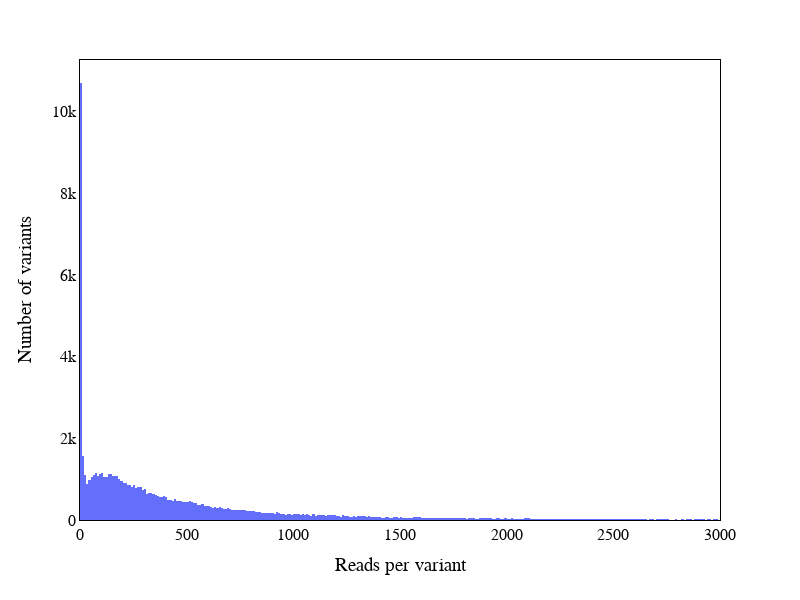

Here is the notebook cell this chart was saved with:
### Code cell
fig = px.histogram(mutation_flat, nbins=20000)
fig.update_xaxes(range = [0, 3000], title = 'Reads per variant',
                showline=True, linewidth=1, linecolor='black', mirror=True,
                 showgrid=False)
fig.update_yaxes(title = 'Number of variants',
                showline=True, linewidth=1, linecolor='black', mirror=True,
                showgrid=False)
fig.update_layout(
    paper_bgcolor='rgba(255,255,255,100)',
    plot_bgcolor='rgba(255,255,255,100)',
    autosize=False,
    width=800,
    height=600,
    font=dict(family="Arial",
                    size=16,
                    color="#020202"
                    ),
    showlegend=False
    )
fig.show()
fig.write_image(fig_folder+"FigS1_counts_per_variant_full.pdf", engine = 'kaleido')

### Figure 1 — Plotly figure (JSON) as saved in the notebook; plotly's stock layout.template omitted (floating-point values rounded to 4 significant figures; data arrays with more than 128 entries replaced by an {"elided": "..."} marker saying what was removed)
{"data": [{"alignmentgroup": "True", "bingroup": "x", "hovertemplate": "variable=0<br>value=%{x}<br>count=%{y}<extra></extra>", "legendgroup": "0", "marker": {"color": "#636efa"}, "name": "0", "nbinsx": 20000, "offsetgroup": "0", "orientation": "v", "showlegend": true, "type": "histogram", "x": {"elided": "74864 int values"}, "xaxis": "x", "yaxis": "y"}], "layout": {"autosize": false, "barmode": "relative", "font": {"color": "#020202", "family": "Arial", "size": 16}, "height": 600, "legend": {"title": {"text": "variable"}, "tracegroupgap": 0}, "margin": {"t": 60}, "paper_bgcolor": "rgba(255,255,255,100)", "plot_bgcolor": "rgba(255,255,255,100)", "showlegend": false, "width": 800, "xaxis": {"anchor": "y", "domain": [0, 1], "linecolor": "black", "linewidth": 1, "mirror": true, "range": [0, 3000], "showgrid": false, "showline": true, "title": {"text": "Reads per variant"}}, "yaxis": {"anchor": "x", "domain": [0, 1], "linecolor": "black", "linewidth": 1, "mirror": true, "showgrid": false, "showline": true, "title": {"text": "Number of variants"}}}}
